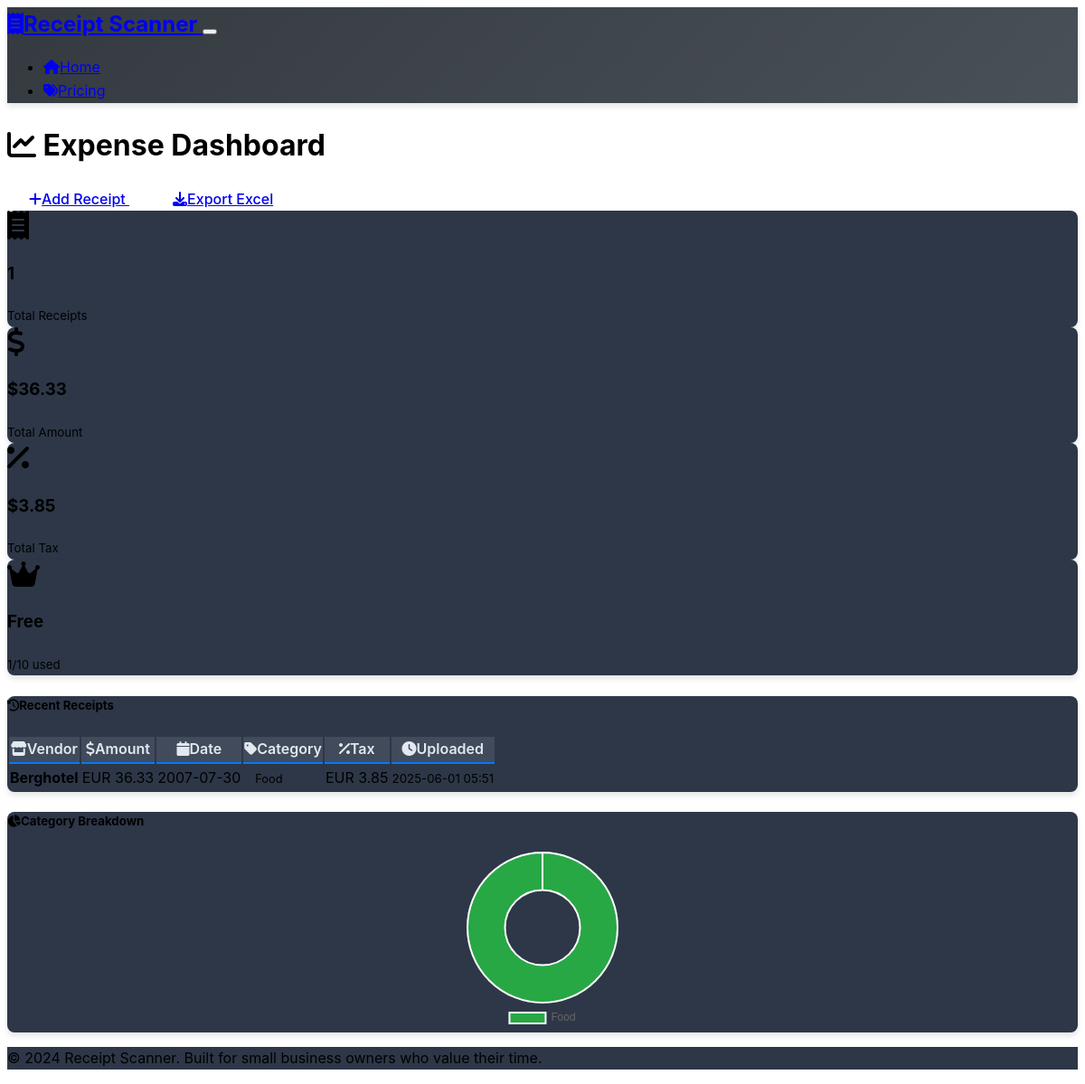
Page /dashboard/1 on the earlier database version.
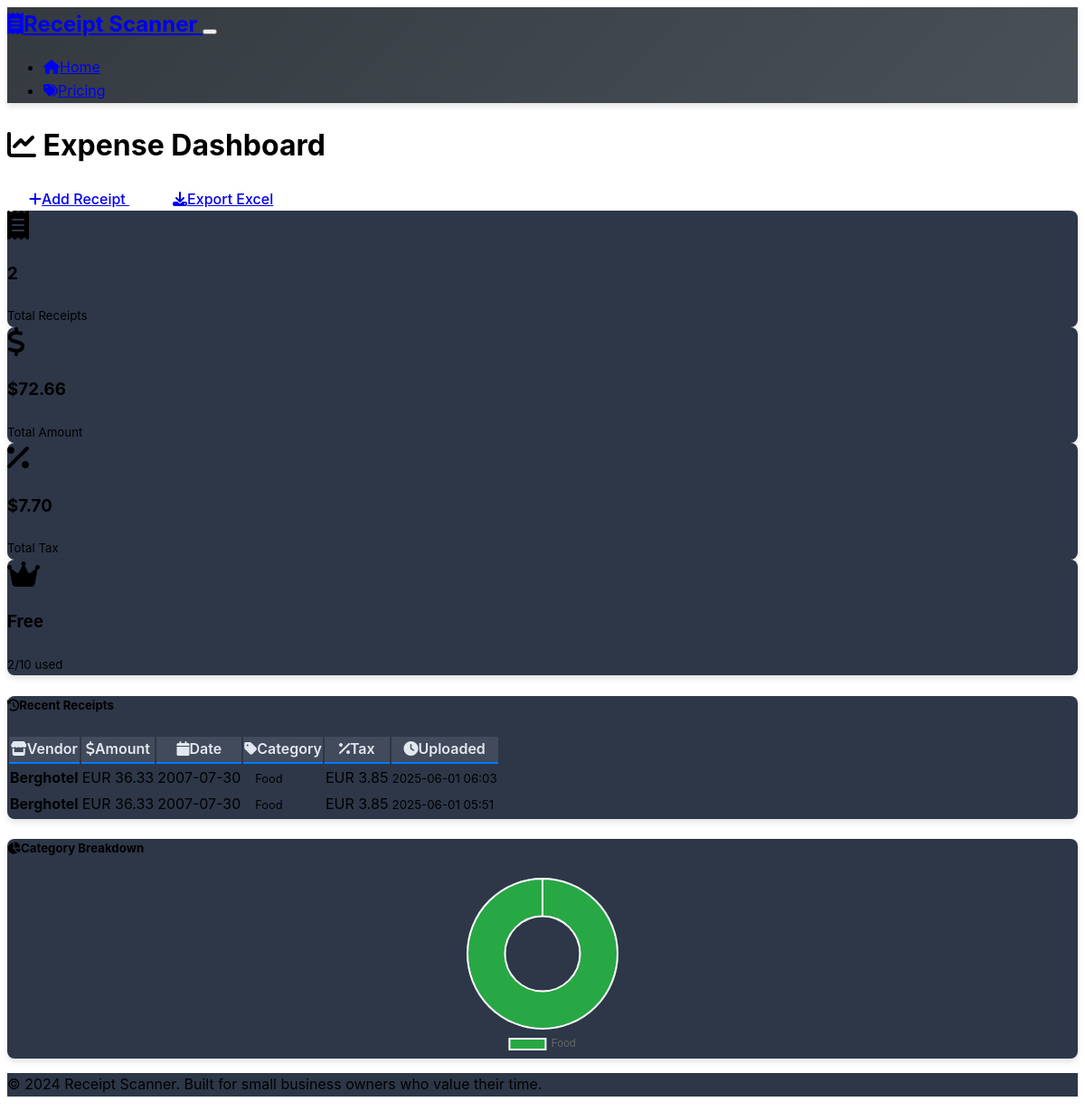
Same page on the later database version.
### models.py (models this page shows, shortened)
class User(db.Model):
    id = db.Column(db.Integer, primary_key=True)
    email = db.Column(db.String(120), unique=True, nullable=False)
    plan = db.Column(db.String(20), default='free')
    receipt_count = db.Column(db.Integer, default=0)
    created_at = db.Column(db.DateTime, default=datetime.utcnow)
    receipts = db.relationship('Receipt', backref='user', lazy=True, cascade='all, delete-orphan')

class Receipt(db.Model):
    id = db.Column(db.Integer, primary_key=True)
    user_id = db.Column(db.Integer, db.ForeignKey('user.id'), nullable=False)
    filename = db.Column(db.String(255), nullable=False)
    vendor = db.Column(db.String(100))
    amount = db.Column(db.Float, default=0.0)
    currency = db.Column(db.String(10), default='USD')
    date = db.Column(db.String(20))
    category = db.Column(db.String(50))
    tax_amount = db.Column(db.Float, default=0.0)
    created_at = db.Column(db.DateTime, default=datetime.utcnow)

### app.py (the view)
@app.route('/dashboard/<int:user_id>')
def dashboard(user_id):
    user = User.query.get_or_404(user_id)
    receipts = Receipt.query.filter_by(user_id=user_id).order_by(Receipt.created_at.desc()).limit(20).all()
    total_amount = db.session.query(db.func.sum(Receipt.amount)).filter_by(user_id=user_id).scalar() or 0
    total_tax = db.session.query(db.func.sum(Receipt.tax_amount)).filter_by(user_id=user_id).scalar() or 0
    return render_template('dashboard.html',
                         user=user,
                         receipts=receipts,
                         total_amount=total_amount,
                         total_tax=total_tax,
                         user_id=user_id)

### templates/dashboard.html (shortened to what this page needs)
{% extends "base.html" %}
{% block content %}
<div class="container py-5">
    <div class="row mb-4">
        <div class="col-md-8">
            <h1 class="display-5">
                <i class="fas fa-chart-line text-primary me-3"></i>
                Expense Dashboard
            </h1>
        </div>
        <div class="col-md-4 text-md-end">
            <a href="{{ url_for('home') }}" class="btn btn-outline-primary me-2">
                <i class="fas fa-plus me-2"></i>Add Receipt
            </a>
            {% if receipts %}
            <a href="{{ url_for('export_data', user_id=user_id) }}" class="btn btn-success">
                <i class="fas fa-download me-2"></i>Export Excel
            </a>
            {% endif %}
        </div>
    </div>
    <div class="row mb-5">
        <div class="col-md-3 mb-3">
            <div class="card bg-primary bg-opacity-10 border-primary">
                <div class="card-body text-center">
                    <i class="fas fa-receipt fa-2x text-primary mb-2"></i>
                    <h3 class="mb-0">{{ receipts|length }}</h3>
                    <small class="text-muted">Total Receipts</small>
                </div>
            </div>
        </div>
        <div class="col-md-3 mb-3">
            <div class="card bg-success bg-opacity-10 border-success">
                <div class="card-body text-center">
                    <i class="fas fa-dollar-sign fa-2x text-success mb-2"></i>
                    <h3 class="mb-0">${{ "%.2f"|format(total_amount) }}</h3>
                    <small class="text-muted">Total Amount</small>
                </div>
            </div>
        </div>
        <div class="col-md-3 mb-3">
            <div class="card bg-warning bg-opacity-10 border-warning">
                <div class="card-body text-center">
                    <i class="fas fa-percentage fa-2x text-warning mb-2"></i>
                    <h3 class="mb-0">${{ "%.2f"|format(total_tax) }}</h3>
                    <small class="text-muted">Total Tax</small>
                </div>
            </div>
        </div>
        <div class="col-md-3 mb-3">
            <div class="card {% if user.plan == 'free' %}bg-danger bg-opacity-10 border-danger{% else %}bg-info bg-opacity-10 border-info{% endif %}">
                <div class="card-body text-center">
                    <i class="fas fa-crown fa-2x {% if user.plan == 'free' %}text-danger{% else %}text-info{% endif %} mb-2"></i>
                    <h3 class="mb-0">{{ user.plan|title }}</h3>
                    <small class="text-muted">
                        {% if user.plan == 'free' %}
                            {{ user.receipt_count }}/10 used
                        {% else %}
                            Unlimited
                        {% endif %}
                    </small>
                </div>
            </div>
        </div>
    </div>
    <div class="card">
        <div class="card-header">
            <h5 class="mb-0">
                <i class="fas fa-history me-2"></i>Recent Receipts
            </h5>
        </div>
        <div class="card-body">
            {% if receipts %}
            <div class="table-responsive">
                <table class="table table-hover">
                    <thead>
                        <tr>
                            <th><i class="fas fa-store me-1"></i>Vendor</th>
                            <th><i class="fas fa-dollar-sign me-1"></i>Amount</th>
                            <th><i class="fas fa-calendar me-1"></i>Date</th>
                            <th><i class="fas fa-tag me-1"></i>Category</th>
                            <th><i class="fas fa-percentage me-1"></i>Tax</th>
                            <th><i class="fas fa-clock me-1"></i>Uploaded</th>
                        </tr>
                    </thead>
                    <tbody>
                        {% for receipt in receipts %}
                        <tr>
                            <td>
                                <strong>{{ receipt.vendor or 'Unknown' }}</strong>
                            </td>
                            <td>
                                <span class="text-success fw-bold">{{ receipt.currency or 'USD' }} {{ "%.2f"|format(receipt.amount) }}</span>
                            </td>
                            <td>{{ receipt.date or 'N/A' }}</td>
                            <td>
                                <span class="badge
                                    {% if receipt.category == 'Food' %}bg-success
                                    {% elif receipt.category == 'Travel' %}bg-primary
                                    {% elif receipt.category == 'Office' %}bg-info
                                    {% elif receipt.category == 'Entertainment' %}bg-warning
                                    {% else %}bg-secondary
                                    {% endif %}">
                                    {{ receipt.category or 'Other' }}
                                </span>
                            </td>
                            <td>{{ receipt.currency or 'USD' }} {{ "%.2f"|format(receipt.tax_amount) }}</td>
                            <td>
                                <small class="text-muted">{{ receipt.created_at.strftime('%Y-%m-%d %H:%M') }}</small>
                            </td>
                        </tr>
                        {% endfor %}
                    </tbody>
                </table>
            </div>
            {% endif %}
        </div>
    </div>
    {% if receipts %}
    <div class="row mt-4">
        <div class="col-12">
            <div class="card">
                <div class="card-header">
                    <h5 class="mb-0">
                        <i class="fas fa-chart-pie me-2"></i>Category Breakdown
                    </h5>
                </div>
                <div class="card-body">
                    <canvas id="categoryChart" width="400" height="200"></canvas>
                </div>
            </div>
        </div>
    </div>
    {% endif %}
</div>
{% endblock %}
{% block scripts %}
{% if receipts %}
<script>
// Prepare category data
const categoryData = {};
{% for receipt in receipts %}
(function() {
    const category = '{{ receipt.category or "Other" }}';
    const amount = {{ receipt.amount or 0 }};
    if (categoryData[category]) {
        categoryData[category] += amount;
    } else {
        categoryData[category] = amount;
    }
})();
{% endfor %}
// Create pie chart
const ctx = document.getElementById('categoryChart').getContext('2d');
new Chart(ctx, {
    type: 'doughnut',
    data: {
        labels: Object.keys(categoryData),
        datasets: [{
            data: Object.values(categoryData),
            backgroundColor: [
                '#28a745', // Food - green
                '#007bff', // Travel - blue
                '#17a2b8', // Office - cyan
                '#ffc107', // Entertainment - yellow
                '#6c757d'  // Other - gray
            ],
            borderWidth: 2
        }]
    },
    options: {
        responsive: true,
        maintainAspectRatio: false,
        plugins: {
            legend: {
                position: 'bottom'
            }
        }
    }
});
</script>
{% endif %}
{% endblock %}

### templates/base.html (shortened to what this page needs)
<!DOCTYPE html>
<html lang="en" data-bs-theme="dark">
<head>
    <link href="https://cdn.replit.com/agent/bootstrap-agent-dark-theme.min.css" rel="stylesheet">
    <link rel="stylesheet" href="https://cdnjs.cloudflare.com/ajax/libs/font-awesome/6.4.0/css/all.min.css">
    <link rel="stylesheet" href="{{ url_for('static', filename='style.css') }}">
</head>
<body>
    <nav class="navbar navbar-expand-lg navbar-dark">
        <div class="container">
            <a class="navbar-brand" href="{{ url_for('home') }}">
                <i class="fas fa-receipt me-2"></i>Receipt Scanner
            </a>
            <button class="navbar-toggler" type="button" data-bs-toggle="collapse" data-bs-target="#navbarNav">
            </button>
            <div class="collapse navbar-collapse" id="navbarNav">
                <ul class="navbar-nav ms-auto">
                    <li class="nav-item">
                        <a class="nav-link" href="{{ url_for('home') }}">
                            <i class="fas fa-home me-1"></i>Home
                        </a>
                    </li>
                    <li class="nav-item">
                        <a class="nav-link" href="{{ url_for('pricing') }}">
                            <i class="fas fa-tags me-1"></i>Pricing
                        </a>
                    </li>
                </ul>
            </div>
        </div>
    </nav>
    <main>
        {% block content %}{% endblock %}
    </main>
    <footer class="mt-5 py-4 border-top">
        <div class="container text-center">
            <p class="text-muted mb-0">
                &copy; 2024 Receipt Scanner. Built for small business owners who value their time.
            </p>
        </div>
    </footer>
    {% block scripts %}{% endblock %}
</body>
</html>

### static/style.css (style rules this page uses)
:root { --primary-color: #007bff; --success-color: #28a745; --warning-color: #ffc107; --danger-color: #dc3545; --info-color: #17a2b8; --dark-color: #343a40; --light-color: #f8f9fa; --border-radius: 8px; --box-shadow: 0 4px 6px rgba(0, 0, 0, 0.1); }
body { font-family: -apple-system, BlinkMacSystemFont, 'Segoe UI', Roboto, 'Helvetica Neue', Arial, sans-serif; line-height: 1.6; }
.navbar { background: linear-gradient(135deg, var(--dark-color), #495057) !important; box-shadow: var(--box-shadow); }
.navbar-brand { font-weight: bold; font-size: 1.5rem; }
.card { border-radius: var(--border-radius); border: none; box-shadow: var(--box-shadow); transition: transform 0.2s ease-in-out, box-shadow 0.2s ease-in-out; }
.btn { border-radius: var(--border-radius); font-weight: 500; padding: 0.75rem 1.5rem; transition: all 0.2s ease-in-out; }
.table { border-radius: var(--border-radius); overflow: hidden; }
.table th { background-color: rgba(0, 123, 255, 0.1); border-bottom: 2px solid var(--primary-color); font-weight: 600; }
.badge { font-size: 0.8rem; padding: 0.5rem 0.75rem; border-radius: 20px; }
[data-bs-theme="dark"] .card { background-color: #2d3748; border-color: #4a5568; }
[data-bs-theme="dark"] .table th { background-color: rgba(255, 255, 255, 0.1); color: #e2e8f0; }
#categoryChart { max-height: 300px; }
footer { background-color: #f8f9fa; margin-top: auto; }
[data-bs-theme="dark"] footer { background-color: #2d3748; }

Differences in the rows shown:
changed User "Free": receipt_count "1" → "2"
added Receipt: vendor "Berghotel", currency "EUR", amount "36.33", date "2007-07-30", category "Food", tax_amount "3.85", created_at "2025-06-01 06:03"
Other differences:
{{ receipts|length }}: "1" → "2"
{{ "%.2f"|format(total_amount) }}: "36.33" → "72.66"
{{ "%.2f"|format(total_tax) }}: "3.85" → "7.70"
chart data {{ receipt.category or "Other" }}: Food → Food, Food
